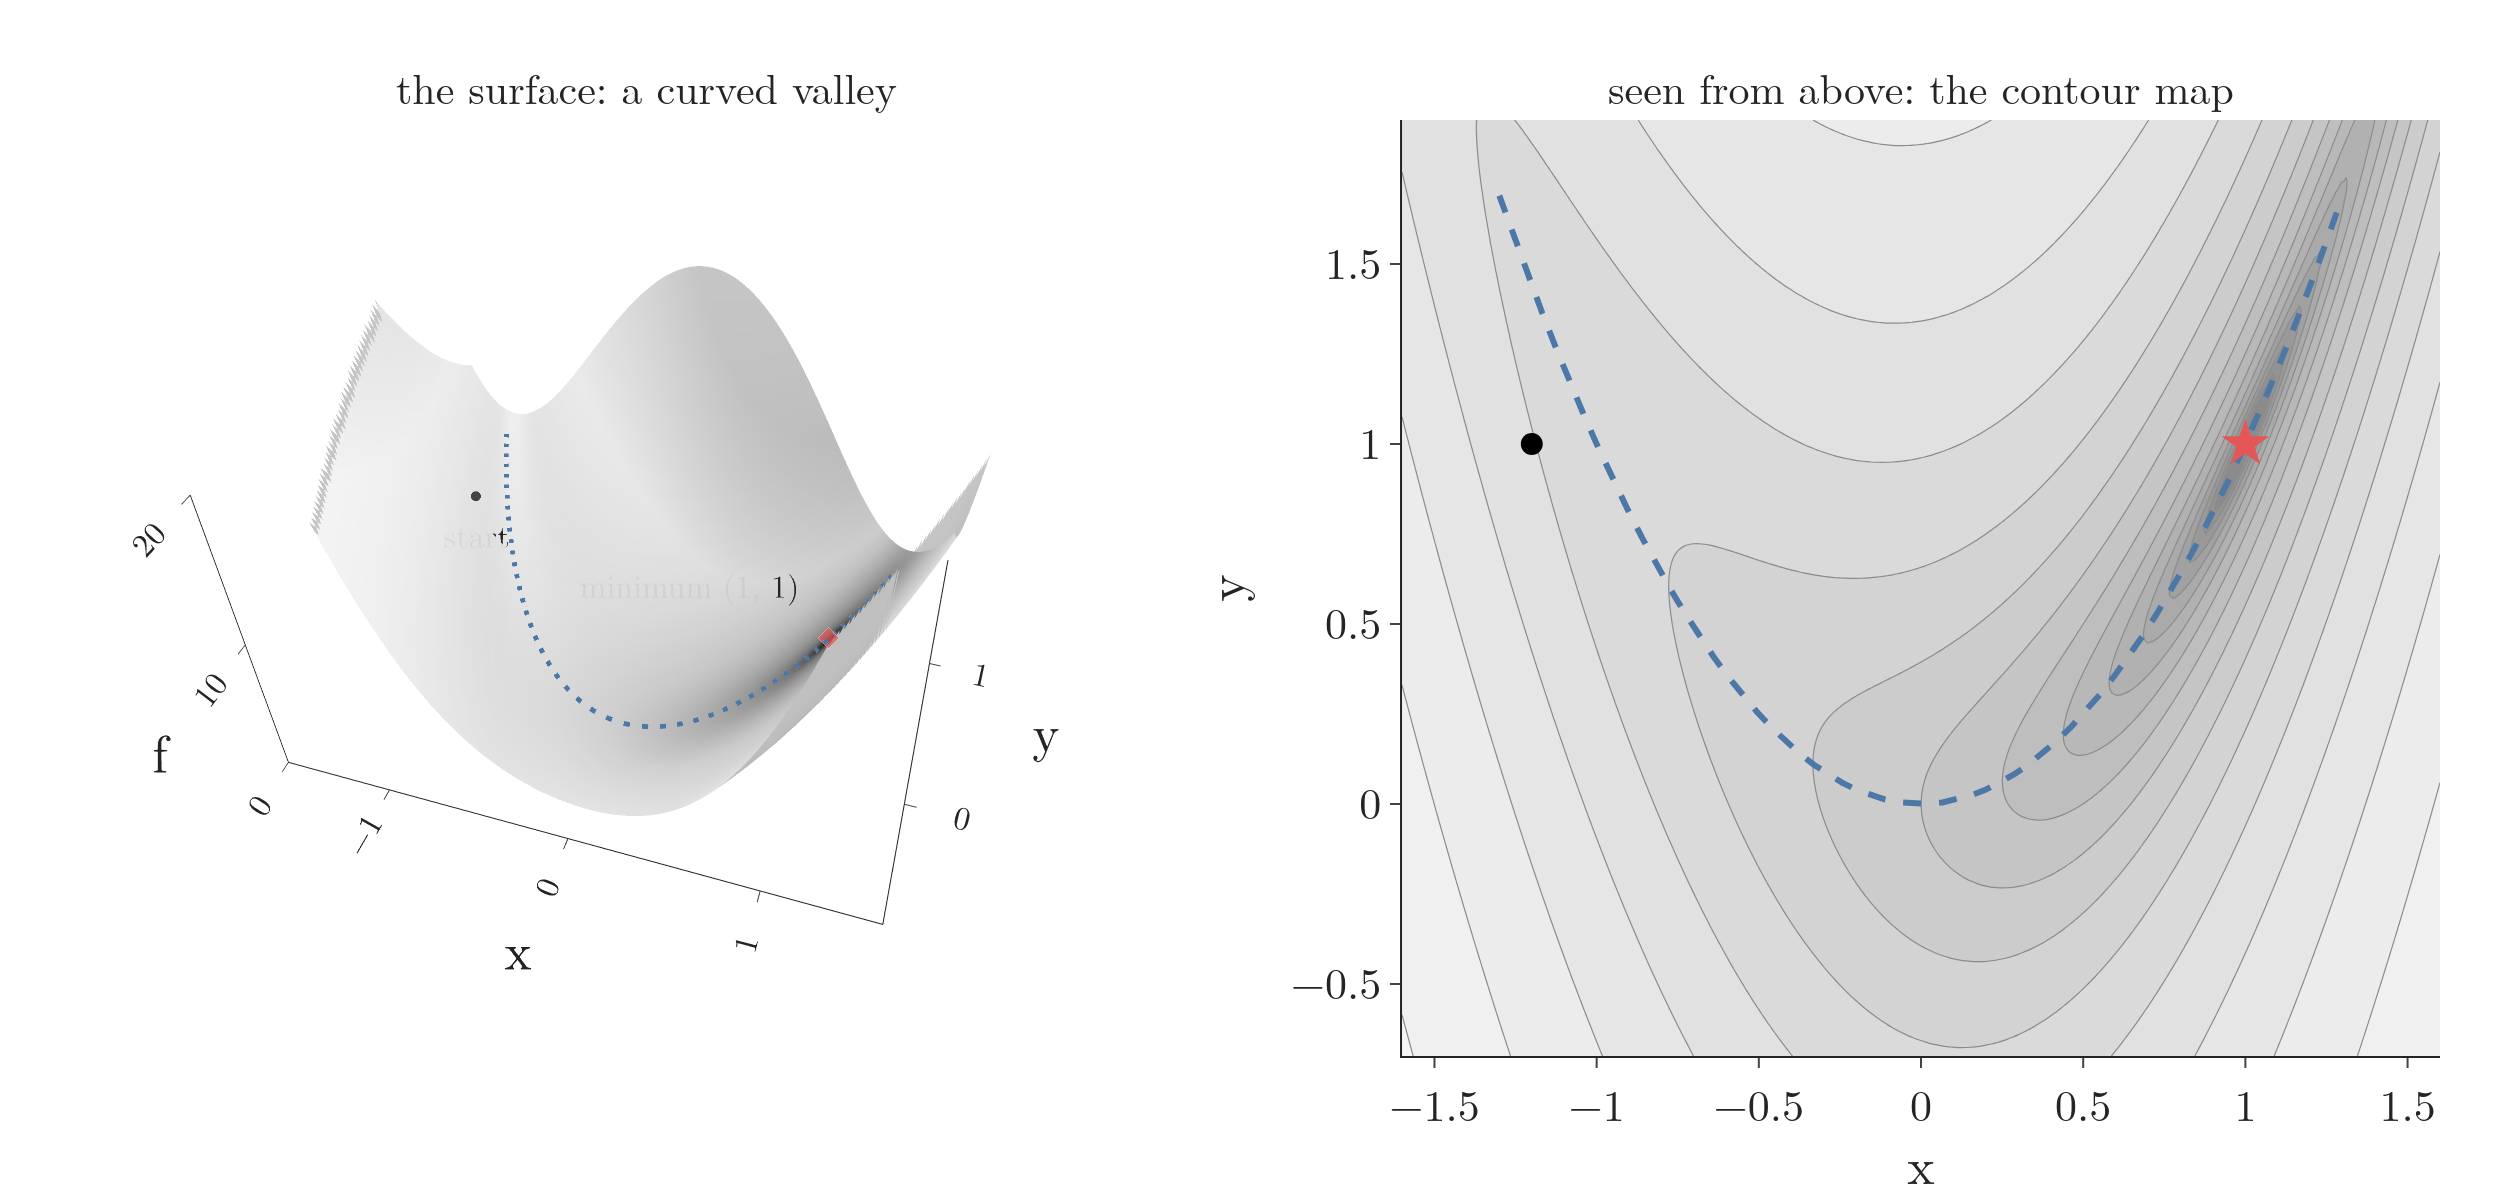

Write Python code to recreate this figure.
"""The curved valley f(x, y) = (1 - x)^2 + 5(y - x^2)^2 as a surface next to the contour map of the optimiser race
(Plotly, still). Same square, same colours (Greys reversed on log10 f: darker = lower), same start (-1.2, 1) and
minimum (1, 1), f(1, 1) = 0. The floor of the valley follows the curve y = x^2.
Run: python valley_surface.py -> valley_surface.png"""
from pathlib import Path
import numpy as np
import plotly.graph_objects as go
from plotly.subplots import make_subplots
from gifkit import FONT, RED

here = Path(__file__).parent
f = lambda x, y: (1 - x) ** 2 + 5 * (y - x ** 2) ** 2
assert f(1, 1) == 0 and np.isclose(f(-1.2, 1), 5.808)
gx, gy = np.linspace(-1.6, 1.6, 200), np.linspace(-0.7, 1.9, 200)
X, Y = np.meshgrid(gx, gy)
Z = np.log10(f(X, Y) + 1e-3)                          # the race's map colours log10 f
CLIP = 20
sx, sy = np.linspace(-1.6, 1.6, 240), np.linspace(-0.7, 1.9, 240)
SX, SY = np.meshgrid(sx, sy)
fig = make_subplots(1, 2, specs=[[{"type": "scene"}, {"type": "xy"}]], column_widths=[0.55, 0.45], horizontal_spacing=0.05,
                    subplot_titles=["the surface: a curved valley", "seen from above: the contour map"])
fig.update_annotations(font_size=21)
fig.add_trace(go.Surface(x=sx, y=sy, z=np.where(f(SX, SY) <= CLIP, f(SX, SY), np.nan), surfacecolor=np.log10(f(SX, SY) + 1e-3),
                         colorscale="Greys", reversescale=True, cmin=Z.min(), cmax=Z.max(), showscale=False, opacity=0.95), 1, 1)
vx = np.linspace(-1.3, 1.3, 60)
fig.add_trace(go.Scatter3d(x=vx, y=vx ** 2, z=f(vx, vx ** 2) + 0.1, mode="lines", line=dict(color="#4C78A8", width=5, dash="dash")), 1, 1)
fig.add_trace(go.Scatter3d(x=[-1.2, 1], y=[1, 1], z=[f(-1.2, 1) + 0.3, 0.3], mode="markers+text", text=["start", "minimum (1, 1)"],
                           textposition=["top center", "top right"], textfont=dict(size=16),
                           marker=dict(size=[6, 7], color=["black", RED], symbol=["circle", "diamond"])), 1, 1)
fig.update_scenes(xaxis=dict(title="x", range=[-1.6, 1.6], tickvals=[-1, 0, 1], tickfont=dict(size=14)), yaxis=dict(title="y", range=[-0.7, 1.9], tickvals=[0, 1], tickfont=dict(size=14)),
                  zaxis=dict(title="f", range=[0, CLIP], tickvals=[0, 10, 20], tickfont=dict(size=14)), aspectmode="manual", aspectratio=dict(x=1.2, y=1, z=0.7),
                  camera=dict(eye=dict(x=0.5, y=-1.6, z=1.5), center=dict(x=0, y=0, z=-0.15)))
fig.add_trace(go.Contour(x=gx, y=gy, z=Z, colorscale="Greys", reversescale=True, showscale=False,
                         contours=dict(start=-2, end=2.5, size=0.25), line=dict(width=0.6), opacity=0.45), 1, 2)
fig.add_trace(go.Scatter(x=vx, y=vx ** 2, mode="lines", line=dict(color="#4C78A8", width=3, dash="dash")), 1, 2)
fig.add_trace(go.Scatter(x=[1], y=[1], mode="markers", marker=dict(symbol="star", size=18, color=RED)), 1, 2)
fig.add_trace(go.Scatter(x=[-1.2], y=[1], mode="markers", marker=dict(size=11, color="black")), 1, 2)
fig.update_xaxes(title="x", range=[-1.6, 1.6], row=1, col=2)
fig.update_yaxes(title="y", range=[-0.7, 1.9], row=1, col=2)
fig.update_layout(template="simple_white", width=1250, height=600, font=FONT, showlegend=False,
                  margin=dict(l=0, r=30, t=60, b=60))
fig.write_image(here / "valley_surface.png", scale=2)
